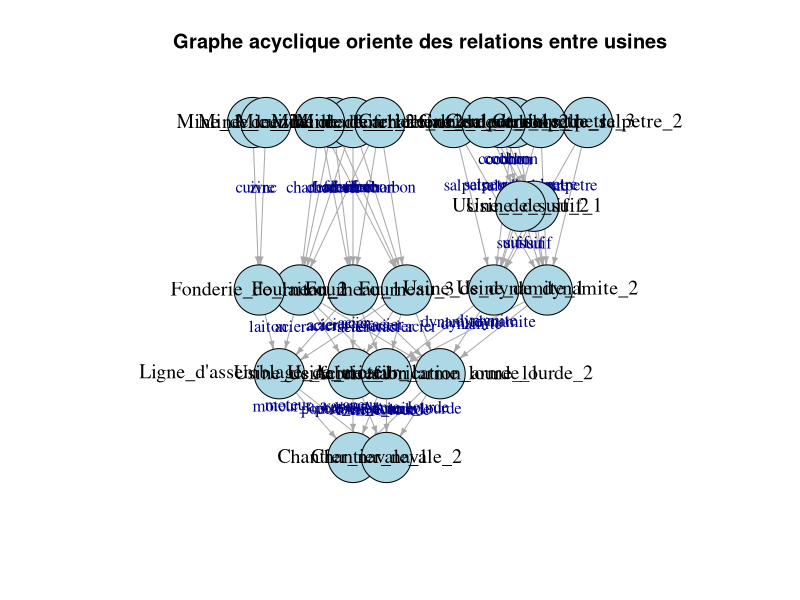
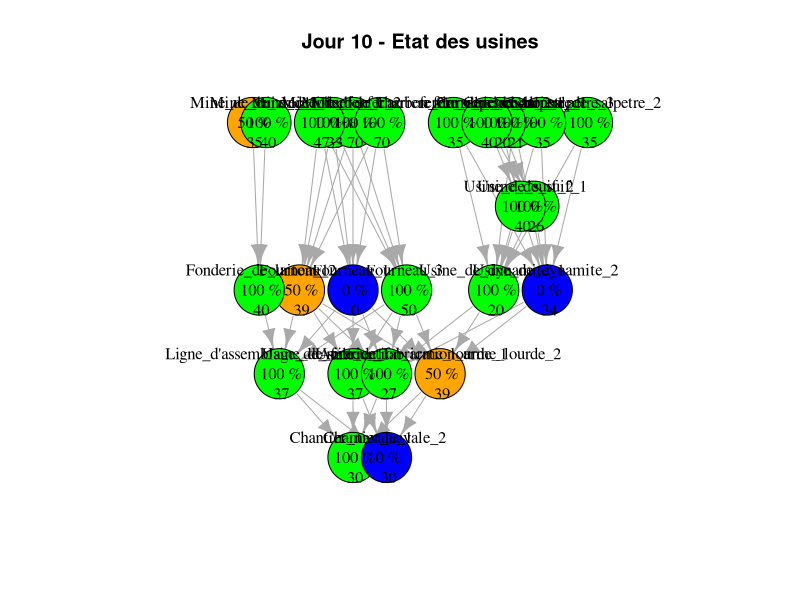
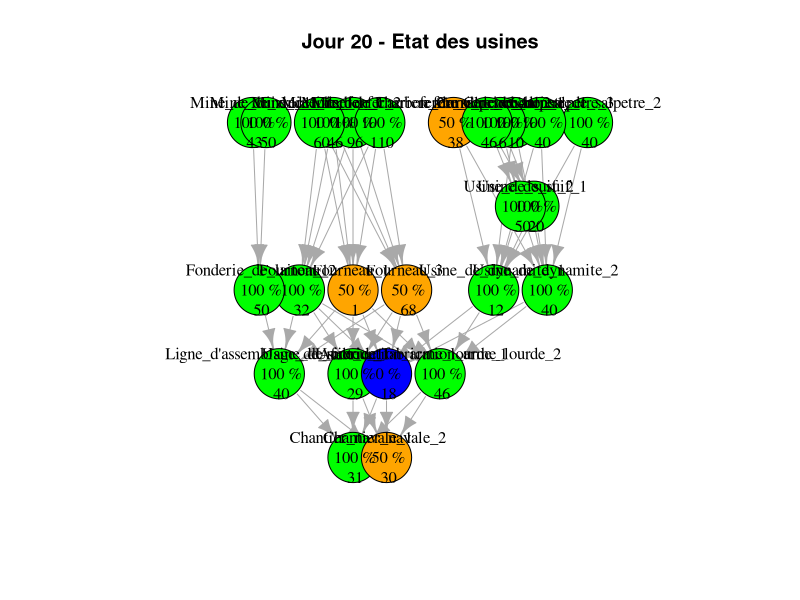
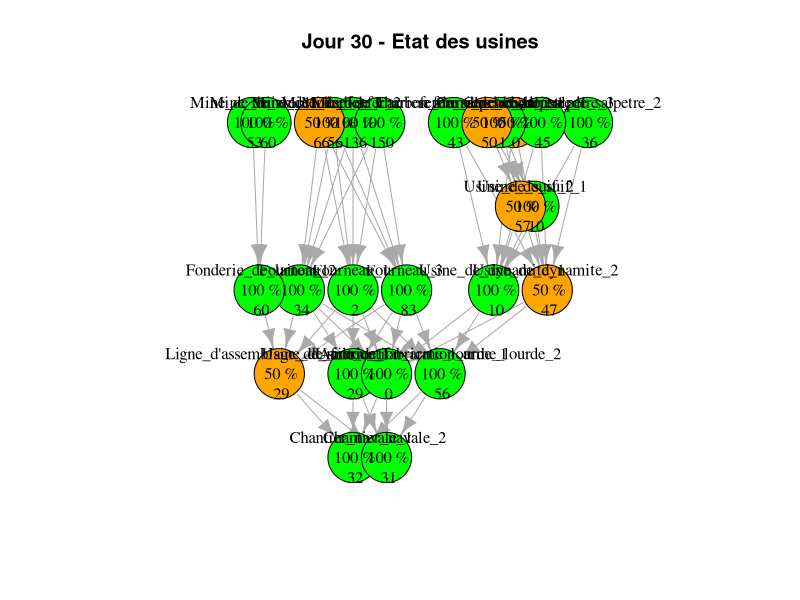
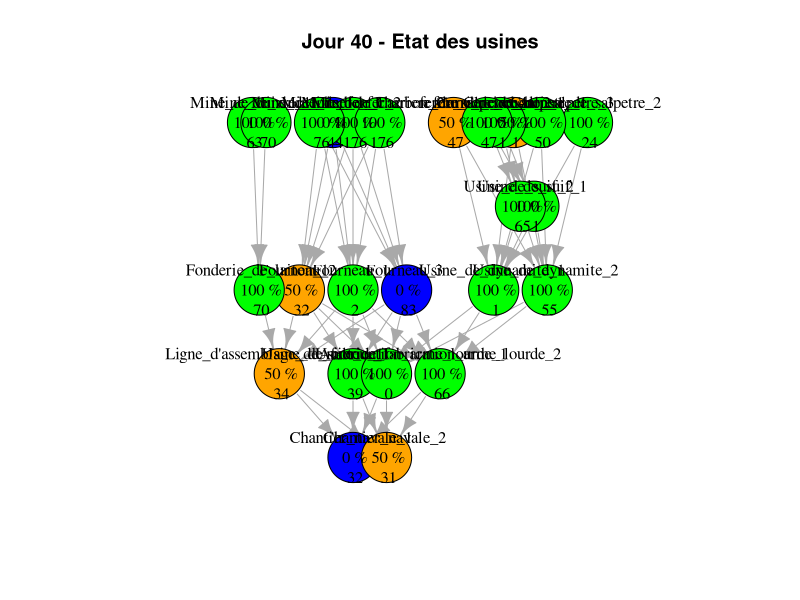
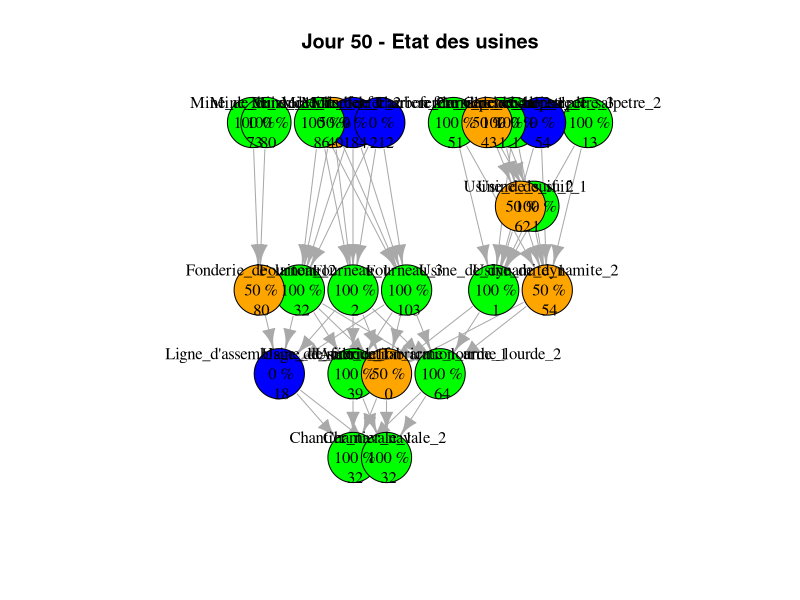
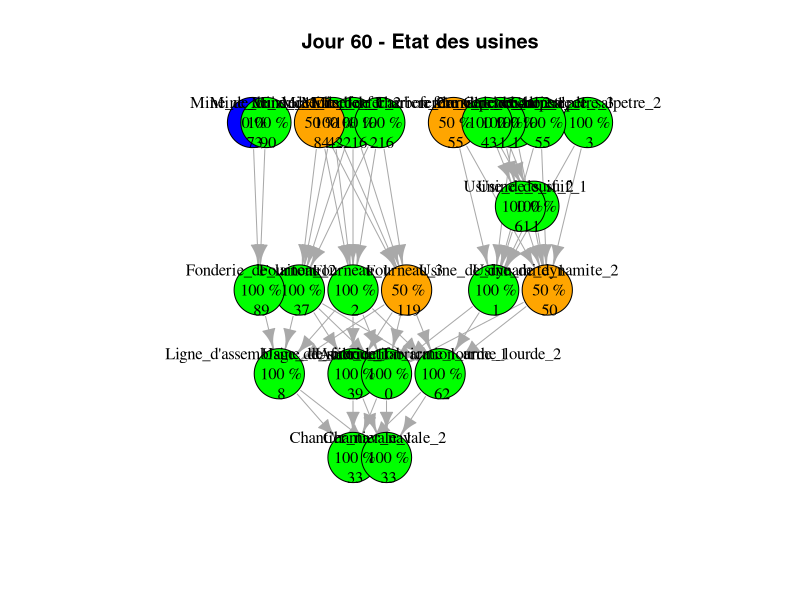
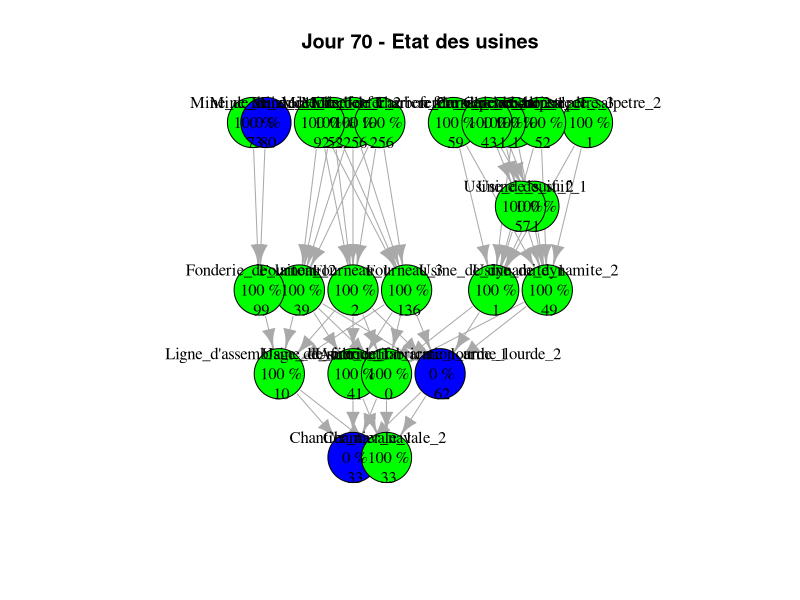

The R source for these figures, in order: (Note: a time limit stopped this script after it produced the figures.)
library(igraph)

# Définir un tableau pour les types d'usines
types_usines <- data.frame(
  Type = c(
    "Chantier_navale",
    "Acierie",
    "Usine_de_fabrication_arme_lourde",
    "Fourneau",
    "Usine_de_dynamite",
    "Mine_de_charbon",
    "Mine_de_fer",
    "Carriere_de_salpetre",
    "Usine_de_suif",
    "ferme_de_cochon",
    "Ligne_d'assemblage_de_moteur",
    "Fonderie_de_laiton",
    "Mine_de_cuivre",
    "Mine_de_zinc"
  ),
  TempsDeProduction = c(
    15,
    0.75,
    1,
    0.5,
    1,
    0.25,
    0.25,
    2,
    1,
    1,
    0.75,
    0.75,
    0.5,
    0.5
  ),
  ressource_output = c(
    "croiseur_de_combat",
    "poutre_en_acier",
    "Arme_lourde",
    "acier",
    "dynamite",
    "charbon",
    "fer",
    "salpetre",
    "suif",
    "cochon",
    "moteur_a_vapeur",
    "laiton",
    "cuivre",
    "zinc"
  ),
  ressource_input = c(
    "poutre_en_acier moteur_a_vapeur Arme_lourde",
    "acier",
    "dynamite acier",
    "fer charbon",
    "salpetre suif",
    "void",
    "void",
    "void",
    "cochon",
    "void",
    "laiton acier",
    "cuivre zinc",
    "void",
    "void"
  ),
  Nombre = c(
    2,  # 1 Chantier_navale
    1,  # 1 Acierie
    2,  # 1 Usine_de_fabrication_arme_lourde
    3,  # 3 Fourneaux
    2,  # 1 Usine_de_dynamite
    2,  # 1 Mine_de_charbon
    2,  # 1 Mine_de_fer
    4,  # 1 Carriere_de_salpetre
    2,  # 1 Usine_de_suif
    2,  # 1 ferme_de_cochon
    1,  # 1 Ligne_d'assemblage_de_moteur
    1,  # 1 Fonderie_de_laiton
    1,  # 1 Mine_de_cuivre
    1   # 1 Mine_de_zinc
  ),
  Quantite_ressource = c(
    "1 1 1",  # Chantier_navale
    "1",        # Acierie
    "1 1",     # Usine_de_fabrication_arme_lourde
    "1 1",     # Fourneau
    "1 1",     # Usine_de_dynamite
    "0",         # Mine_de_charbon (Pas de ressource d'entrée)
    "0",         # Mine_de_fer
    "0",         # Carriere_de_salpetre
    "1",        # Usine_de_suif
    "0",         # ferme_de_cochon
    "1 1",     # Ligne_d'assemblage_de_moteur
    "1 1",     # Fonderie_de_laiton
    "0",         # Mine_de_cuivre
    "0"          # Mine_de_zinc
  )
)

# Étendre le tableau pour générer les usines
extended_usines <- do.call(rbind, lapply(1:nrow(types_usines), function(i) {
  n <- types_usines$Nombre[i]
  quantites <- lapply(rep(types_usines$Quantite_ressource[i], n), function(q) {
    if (q == "0") {
      return(numeric(0))  # Pas de ressources nécessaires
    } else {
      as.numeric(unlist(strsplit(q, " ")))
    }
  })
  data.frame(
    Type = paste0(types_usines$Type[i], "_", seq_len(n)),  # Générer des noms uniques
    TempsDeProduction = rep(types_usines$TempsDeProduction[i], n),
    ressource_output = rep(types_usines$ressource_output[i], n),
    ressource_input = rep(types_usines$ressource_input[i], n),
    Quantite_ressource = rep(types_usines$Quantite_ressource[i], n),
    Quantites = I(quantites),
    stringsAsFactors = FALSE
  )
}))

# Résultat final : Tableau étendu
print(extended_usines)

# Créer un tableau des relations
relations <- data.frame(Source = character(), Target = character(), Resource = character(), stringsAsFactors = FALSE)

for (i in 1:nrow(extended_usines)) {
  inputs <- strsplit(extended_usines$ressource_input[i], " ")[[1]]
  #cat("DEBUG: Inputs for", extended_usines$Type[i], ":", inputs, "\n") # Log des inputs
  #inputs <- strsplit(extended_usines$ressource_input[i], " ")[[1]]
  quantities <- extended_usines$Quantites[[i]]

  for (input in inputs) {
    if (input != "void") {

      resource_name <- sub(".*:", "", input) # Si le format inclut des quantités (e.g., "60:poutre_en_acier")
      source_usine <- extended_usines$Type[extended_usines$ressource_output == resource_name]
      cat("DEBUG: Source usine for", resource_name, ":", source_usine, "\n") # Log pour source_usine
      if (length(source_usine) > 0) {
        relations <- rbind(relations, data.frame(Source = source_usine, Target = extended_usines$Type[i], Resource = resource_name))
      }
    }
    print(paste("Type d'usine:", extended_usines$Type[i], "- Temps de production:", extended_usines$TempsDeProduction[i], "Jours"))
  }
}

# Résultat final
print(relations)

# Générer le graphe avec igraph
g <- graph_from_data_frame(relations, directed = TRUE)

# Initialiser les attributs des nœuds
V(g)$statut <- "Normal"      # État initial
V(g)$productivity <- 100      # Productivité initiale
V(g)$stock <- 30              # Stock initial de chaque ressource
V(g)$days_in_state <- 0       # Nombre de jours dans un état non normal
V(g)$production_timer <- 0    # Compteur pour la production

# Fonction pour simuler les états
simulate_states <- function(graph, p_greve, p_maladie, p_incident, t, t_greve = 4, t_maladie = 7, t_incident = 10, plot_interval = 10) {
  size_graph <- vcount(graph)
  resource_output <- setNames(extended_usines$ressource_output, extended_usines$Type)
  resource_input <- setNames(extended_usines$ressource_input, extended_usines$Type)
  production_time <- setNames(extended_usines$TempsDeProduction, extended_usines$Type)
  quantities_list <- setNames(extended_usines$Quantites, extended_usines$Type)

   consumer_indices <- setNames(rep(1, length(unique(extended_usines$ressource_output))), unique(extended_usines$ressource_output))

  # Simulation sur t jours
  for (day in 1:t) {
    cat("\n=== Jour", day, "===\n")
    new_statut <- V(graph)$statut
    new_productivity <- V(graph)$productivity
    new_days_in_state <- V(graph)$days_in_state
    new_stock <- V(graph)$stock
    new_production_timer <- V(graph)$production_timer

    # Parcourir chaque usine pour mettre à jour son état
    for (i in 1:size_graph) {
      if (new_statut[i] == "Normal") {
        # Vérifier les probabilités pour changer d'état
        if (runif(1) < p_greve) {
          new_statut[i] <- "Greve"
          new_days_in_state[i] <- 0
        } else if (runif(1) < p_maladie) {
          new_statut[i] <- "Maladie"
          new_days_in_state[i] <- 0
        } else if (runif(1) < p_incident) {
          new_statut[i] <- "Incident"
          new_days_in_state[i] <- 0
        }
      } else {
        # Si l'usine est dans un état non normal, elle retourne à l'état normal après t_state jours
        new_days_in_state[i] <- new_days_in_state[i] + 1
        #if (new_days_in_state[i] >= t_state) {
        if ((new_statut[i] == "Greve" && new_days_in_state[i] >= t_greve) ||
            (new_statut[i] == "Maladie" && new_days_in_state[i] >= t_maladie) ||
            (new_statut[i] == "Incident" && new_days_in_state[i] >= t_incident)) {
          new_statut[i] <- "Normal"
          new_productivity[i] <- 100
          new_days_in_state[i] <- 0
        }
      }

      # Mettre à jour la productivité selon l'état
      if (new_statut[i] == "Greve") {
        new_productivity[i] <- 25
      } else if (new_statut[i] == "Maladie") {
        new_productivity[i] <- 50
      } else if (new_statut[i] == "Incident") {
        new_productivity[i] <- 0
      }

      # Permettre la production même avec une productivité réduite
      if (new_productivity[i] > 0) {

        inputs <- strsplit(resource_input[V(graph)$name[i]], " ")[[1]]
        quantities <- quantities_list[[V(graph)$name[i]]]   # Quantités nécessaires pour cette usine

        # Calculer le nombre d'unités à produire
        units_produced <- ceiling((1 / production_time[V(graph)$name[i]]) * (new_productivity[i] / 100))

        inputs <- strsplit(resource_input[V(graph)$name[i]], " ")[[1]]
        if (inputs[1] != "void") {

          sufficient_stock <- TRUE  # Assumer que le stock est suffisant initialement

          # Vérifier pour chaque ressource si le stock est suffisant
          for (j in seq_along(inputs)) {
            input_resource <- inputs[j]
            required_quantity <- quantities[j]

            # Calculer la quantité totale disponible pour cette ressource
            total_available <- sum(sapply(neighbors(graph, i, mode = "in"), function(neighbor) {
              if (resource_output[V(graph)$name[neighbor]] == input_resource) {
                return(new_stock[neighbor])
              } else {
                return(0)
              }
            }))

            # Vérifier si le stock est suffisant
            if (total_available < required_quantity) {
              sufficient_stock <- FALSE
              cat("Jour", day, ": Usine", V(graph)$name[i], "n'a pas assez de", input_resource, "pour produire.\n")
              break
            }
          }


          if (sufficient_stock) {
            cat("Jour", day, ": Usine", V(graph)$name[i], "a assez de ressources pour produire.\n")
            # Consommer les ressources en entrée
            for (j in seq_along(inputs)) {
              input_resource <- inputs[j]
              required_quantity <- quantities[j]
              remaining_needed <- required_quantity

              for (neighbor in neighbors(graph, i, mode = "in")) {
                if (resource_output[V(graph)$name[neighbor]] == input_resource && remaining_needed > 0) {
                  available_stock <- new_stock[neighbor]  # Stock disponible
                  to_consume <- min(available_stock, remaining_needed)  # Quantité à consommer
                  if (to_consume > 0) {
                    # Log consommation
                    cat("Jour", day, ": Usine", V(graph)$name[i], "consomme", to_consume, "de", input_resource,
                        "de Usine", V(graph)$name[neighbor], "- Nouveau stock voisin :", new_stock[neighbor] - to_consume, "\n")

                    # Mettre à jour le stock du voisin
                    new_stock[neighbor] <- new_stock[neighbor] - to_consume
                    remaining_needed <- remaining_needed - to_consume

                    # Si les besoins sont satisfaits, arrêter
                    if (remaining_needed <= 0) break
                  }
                }
              }
            }

            cat("DEBUG: Usine", V(graph)$name[i], "- Production timer avant incrément :", new_production_timer[i], "\n")
            new_production_timer[i] <- new_production_timer[i] + 1

            if (new_production_timer[i] >= (production_time[V(graph)$name[i]] / (new_productivity[i] / 100))) {
              # Calculer le nombre d'unités produites
              units_produced <- ceiling((1 / production_time[V(graph)$name[i]]) * (new_productivity[i] / 100))
              new_stock[i] <- new_stock[i] + units_produced
              cat("Jour", day, ": Usine", V(graph)$name[i], "produit", units_produced, "unités de",
                  resource_output[V(graph)$name[i]], "- Nouveau stock :", new_stock[i], "\n")
              new_production_timer[i] <- 0
            }
          }
          else{
            cat("Jour", day, ": Usine", V(graph)$name[i], "n'a pas assez de ressources pour produire. Besoin :",units_produced, "unités.\n")
          }
        } else {
          new_production_timer[i] <- new_production_timer[i] + 1
          if (new_production_timer[i] >= (production_time[V(graph)$name[i]] / (new_productivity[i] / 100))) {
            # Calculer le nombre d'unités produites
            units_produced <- ceiling((1 / production_time[V(graph)$name[i]]) * (new_productivity[i] / 100))
            new_stock[i] <- new_stock[i] + units_produced
            cat("Jour", day, ": Usine", V(graph)$name[i], "produit", units_produced, "unités de",
                resource_output[V(graph)$name[i]], "- Nouveau stock :", new_stock[i], "\n")
            new_production_timer[i] <- 0
          }
        }
      }
    }

    # Mettre à jour les attributs du graphe
    V(graph)$statut <- new_statut
    V(graph)$productivity <- new_productivity
    V(graph)$days_in_state <- new_days_in_state
    V(graph)$stock <- new_stock
    V(graph)$production_timer <- new_production_timer

    # Associer des couleurs selon l'état
    V(graph)$color <- ifelse(V(graph)$statut == "Normal", "green",
                             ifelse(V(graph)$statut == "Greve", "red",
                                    ifelse(V(graph)$statut == "Maladie", "orange", "blue")))

    # Afficher le graphe uniquement à l'intervalle défini
    if (day %% plot_interval == 0 || day == t) {
      cat("Jour", day, "- Etat des usines\n")
      #png("output_graph.png", width = 1200, height = 800)
      plot(
        graph,
        vertex.label = paste(V(graph)$name, "\n", V(graph)$productivity, "%\n",V(graph)$stock),
        vertex.size = 30,
        vertex.label.color = "black",
        vertex.color = V(graph)$color,
        main = paste("Jour", day, "- Etat des usines"),
        layout = layout_with_sugiyama(graph)$layout
      )
    }

    Sys.sleep(0.5)  # Pause entre les jours (réduit pour tester rapidement)
  }
}

  # Vérifier si le graphe est acyclique
if (!is_dag(g)) {
  stop("Le graphe contient des cycles. Veuillez vérifier les relations.")
}

#png("output_graph.png", width = 1200, height = 800)
# Visualisation du graphe
plot(
  g,
  vertex.label = V(g)$name,               # Étiquettes des nœuds (nom des usines)
  vertex.size = 30,                      # Taille des nœuds
  vertex.color = "lightblue",            # Couleur des nœuds
  vertex.label.cex = 1.2,                # Taille du texte des étiquettes
  vertex.label.color = "black",          # Couleur du texte des étiquettes
  edge.label = E(g)$Resource,            # Étiquettes des arêtes (ressources)
  edge.color = "darkgray",               # Couleur des arêtes
  edge.arrow.size = 0.4,                 # Taille des flèches
  layout = layout_with_sugiyama(g)$layout,
  main = "Graphe acyclique oriente des relations entre usines"
)

# Afficher les informations sur le graphe
cat("Nombre de sommets (usines) :", vcount(g), "\n")
cat("Nombre d'arêtes (relations) :", ecount(g), "\n")

# Simulation sur 100 jours avec un plot tous les 10 jours
simulate_states(
  g,
  p_greve = 0.0,    # Probabilité qu'une usine passe en grève
  p_maladie = 0.03,   # Probabilité qu'une usine passe en maladie
  p_incident = 0.01, # Probabilité qu'une usine ait un incident
  t = 200,           # Duree Simulation
  plot_interval = 10# Afficher le graphe tous les x jours
)
